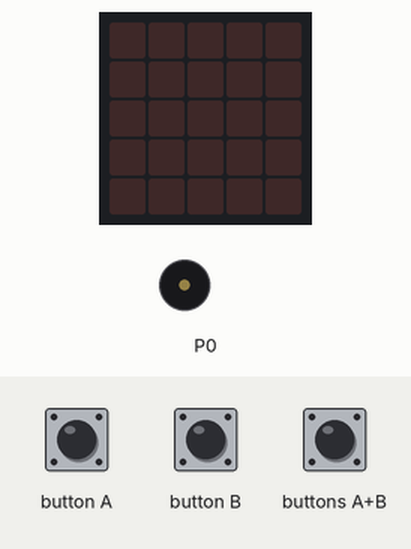
A program run on a simulated BBC micro:bit (MakeCode). Shown: the board's 5×5 LED display, buzzer (waves = sounding). The test bench sets the inputs (shaded band). The 48×5 strip is a reading aid, not a part: it shows the text the display is scrolling, unrolled, one strip-width of it at a time.

Above: at 1.2 s.
1.3 s: buttons A+B pressed for 0.15 s
4.3 s: button A pressed for 0.15 s
At 4.63 s:
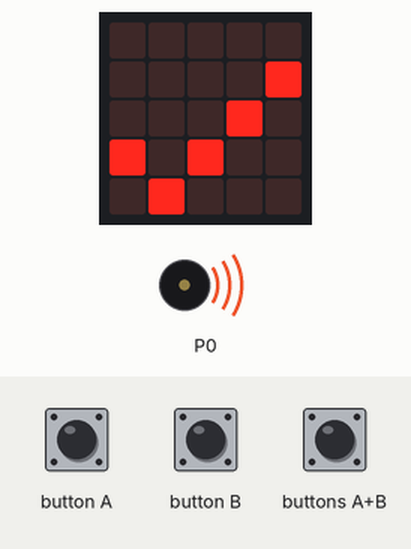
7.3 s: button B pressed for 0.15 s
At 7.9 s:
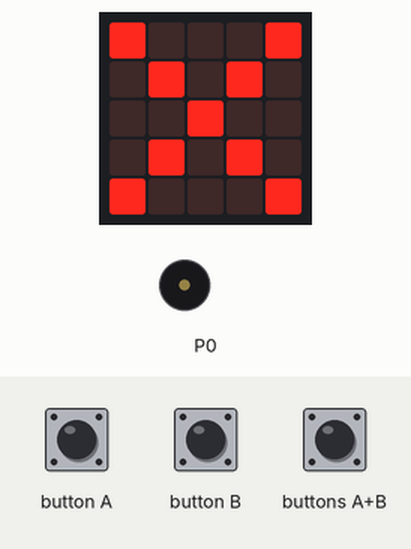
At 8.5 s:
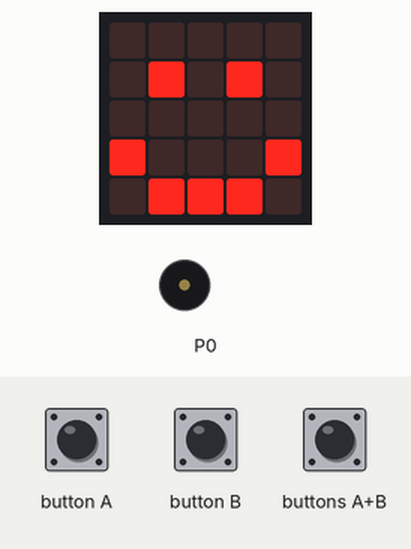
Timing chart, 0 to 10.3 s (numbered marks = the images above; inputs shaded):
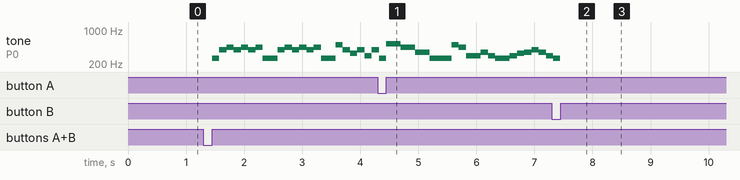

Measured:
- after the input at 1.3 s, tone on P0: plays 262 Hz for 0.13 s, 392 Hz for 0.13 s, 440 Hz for 0.13 s, 392 Hz for 0.13 s, 440 Hz for 0.13 s, 392 Hz for 0.13 s … (21 notes in this stretch), starting after 0.15 s
- after the input at 4.3 s, the display: changes after 0.15 s (image 1)
- after the input at 7.3 s, the display: changes after 0.15 s (image 2)
- what the display in image 2 shows lasts 0.6 s, from 7.5 s to 8.1 s

The program:

main.ts
```typescript
input.onButtonPressed(Button.A, function () {
    basic.showIcon(IconNames.Yes)
})
input.onButtonPressed(Button.AB, function () {
    music.playMelody("C G A G A G A C ", 500)
    music.playMelody("C G A G A G A C ", 500)
    music.playMelody("C B G E G D G C ", 500)
    music.playMelody("C5 C5 A A F F C C ", 500)
    music.playMelody("C B A D D F D C ", 500)
    music.playMelody("C D E F G F D C ", 500)
    basic.showIcon(IconNames.Happy)
    basic.showIcon(IconNames.Sad)
    basic.showIcon(IconNames.Confused)
    basic.showIcon(IconNames.Angry)
    basic.showIcon(IconNames.Asleep)
    basic.showIcon(IconNames.Surprised)
    basic.showIcon(IconNames.Silly)
    basic.showIcon(IconNames.Fabulous)
    basic.showIcon(IconNames.Meh)
    basic.showIcon(IconNames.SmallHeart)
    basic.showIcon(IconNames.Heart)
    basic.showLeds(`
        . # . # .
        . . . # #
        # . . . #
        . # . # .
        . . # . .
        `)
    basic.showIcon(IconNames.Skull)
    basic.showIcon(IconNames.Ghost)
    basic.showString("de Jorge")
    basic.showString("mega pro")
})
input.onButtonPressed(Button.B, function () {
    basic.showIcon(IconNames.No)
})
```

test.ts
```typescript
// aquí va el archivo "tests"; esto no se compilará cuando este paquete se utilice como una extensión.
```
